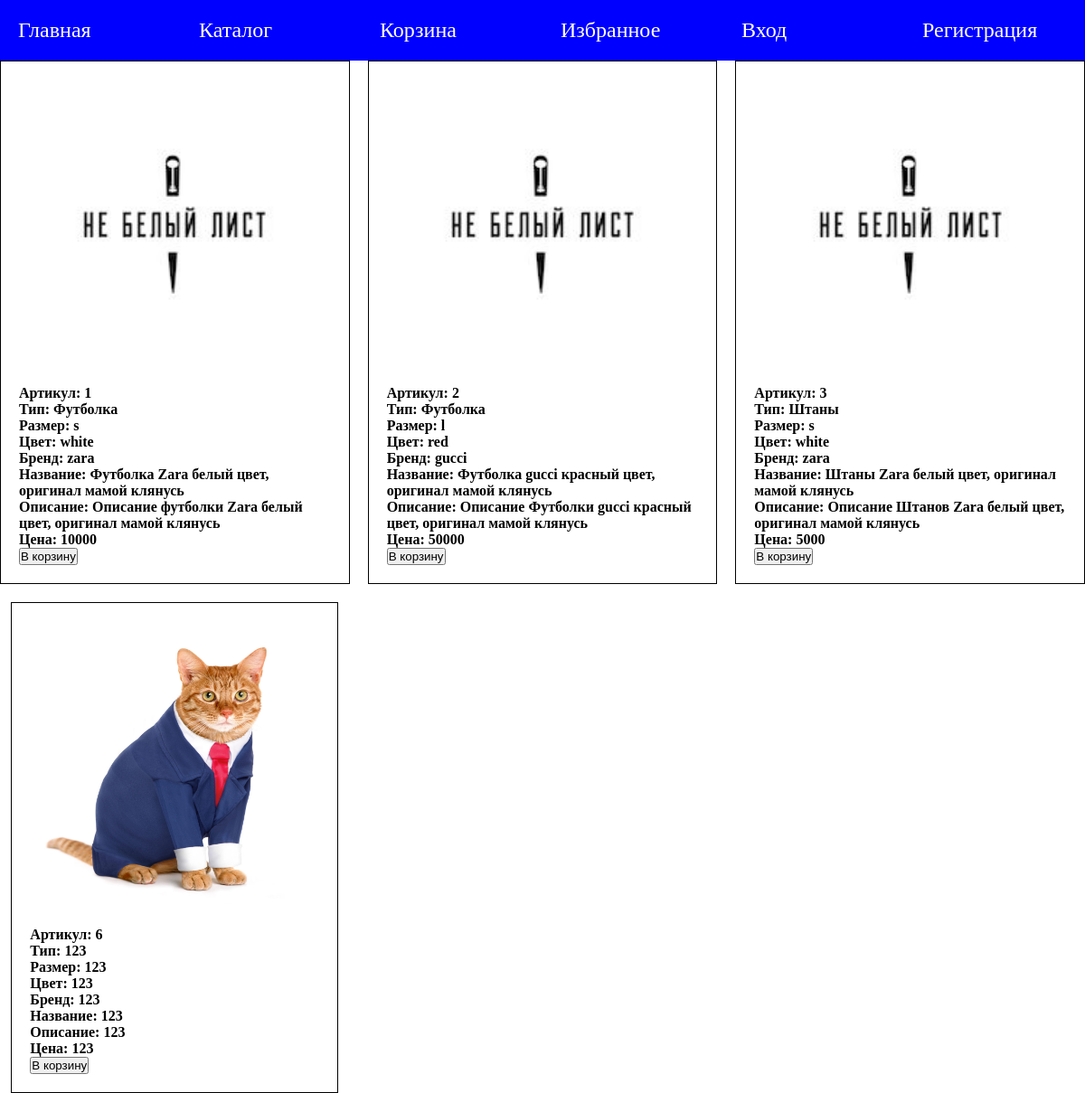
The page /store.php on the database its author committed.
### tables this page shows
CREATE TABLE `cloth` (
  `id` int NOT NULL,
  `type` varchar(100) NOT NULL,
  `size` varchar(100) NOT NULL,
  `color` varchar(100) NOT NULL,
  `brand` varchar(100) NOT NULL,
  `header` varchar(100) NOT NULL,
  `description` text NOT NULL,
  `cost` int NOT NULL,
  `imgSrc` varchar(60) NOT NULL DEFAULT 'static/default.jpg'
);

### api/cloth/clothService.php (called while the page is built, shortened)
<?php
require_once ('api/db.php');
class clothService
{
    protected $connection;
    function __construct($connection)
    {
        $this->connection = $connection;
    }
    public function getAll()
    {
        $query = "
        SELECT * FROM `cloth`
        ";
        $res = mysqli_query($this->connection, $query);
        $cloth = [];
        if ($res->num_rows > 0) {
            while ($row = mysqli_fetch_assoc($res)) {
                array_push($cloth, $row);
            }
        }
        return $cloth;
    }
}
$clothService = new clothService($connection);

### api/cloth/clothController.php (called while the page is built, shortened)
<?php
require_once ('clothService.php');
class clothController
{
    protected $clothService;
    function __construct($clothService)
    {
        $this->clothService = $clothService;
    }
    public function getAll()
    {
        $response = $this->clothService->getAll();
        return $response;
    }
}
$clothController = new clothController($clothService);

### store.php (the view, shortened to what this page needs)
<!DOCTYPE html>
<html lang="en">
<head>
    <link rel="stylesheet" href="./styles/index.css">
</head>
<body>
    <?php
    require_once ('./components/navbar.php');
    ?>
    <div class="cards">
        <?php
        include_once ('./api/cloth/clothController.php');
        $clothArray = $clothController->getAll();
        foreach ($clothArray as $index => $cloth) {
            $imgSrc = $cloth['imgSrc'];
            $articul = $cloth['id'];
            $type = $cloth['type'];
            $size = $cloth['size'];
            $color = $cloth['color'];
            $brand = $cloth['brand'];
            $header = $cloth['header'];
            $description = $cloth['description'];
            $cost = $cloth['cost'];
            echo "
                <div class='card'>
                    <img src='$imgSrc' alt=''> <br>
                    <h4> Артикул: $articul </h4>
                    <h4> Тип: $type </h4>
                    <h4> Размер: $size </h4>
                    <h4> Цвет: $color </h4>
                    <h4> Бренд: $brand </h4>
                    <h4> Название: $header </h4>
                    <h4> Описание: $description </h4>
                    <h4> Цена: $cost </h4>
                    <form action='' method='GET'>
                        <button name='addToBasket' value='$articul'> В корзину </button>
                    </form>
                </div>
            ";
        }
        ?>
    </div>
</body>
</html>

### components/navbar.php (shortened to what this page needs)
<nav id="navbar">
    <ul id="navbarLinks">
        <li> <a href="index.php"> Главная </a> </li>
        <li> <a href="store.php"> Каталог </a> </li>
        <li> <a href="basket.php"> Корзина </a> </li>
        <li> <a href="#"> Избранное </a> </li>
        <?php
        if ($_SESSION['isAuth'] === true) {
            $name = $_SESSION['name'];
            echo "
            <li> <a href='profile.php'> $name </a> </li>
            ";
            if ($_SESSION['role'] === 'admin'){
                echo "
                <li> <a href='orders.php'> Заказы </a> </li>
                ";
            }
        } else {
            echo "
            <li> <a href='login.php'> Вход </a> </li>
            <li> <a href='registration.php'> Регистрация </a> </li>
            ";
        }
        ?>
    </ul>
</nav>

### styles/index.css (style rules this page uses)
* { margin: 0; padding: 0; box-sizing: border-box; }
.cards { display: grid; grid-template-columns: 1fr 1fr 1fr; justify-content: center; align-items: center; gap: 20px; }
.cards .card { border: 1px solid black; padding: 20px; margin: auto; max-width: 400px; }
.cards .card img { display: block; margin: auto; width: 320px; height: 320px; }

### components/navbar.php (style rules this page uses)
nav#navbar { width: 100%; background-color: blue; }
ul#navbarLinks { display: flex; justify-content: center; list-style: none; }
ul#navbarLinks li { padding: 20px; max-width: 200px; width: 100%; color: white; font-size: 24px; }
ul#navbarLinks li a { color: white; text-decoration: none; }

### rows shown on the page
cloth: imgSrc (placeholder picture), id "1", type "Футболка", size "s", color "white", brand "zara", header "Футболка Zara белый цвет, оригинал мамой клянусь", description "Описание футболки Zara белый цвет, оригинал мамой клянусь", cost "10000"
cloth: imgSrc (placeholder picture), id "2", type "Футболка", size "l", color "red", brand "gucci", header "Футболка gucci красный цвет, оригинал мамой клянусь", description "Описание Футболки gucci красный цвет, оригинал мамой клянусь", cost "50000"
cloth: imgSrc (placeholder picture), id "3", type "Штаны", size "s", color "white", brand "zara", header "Штаны Zara белый цвет, оригинал мамой клянусь", description "Описание Штанов Zara белый цвет, оригинал мамой клянусь", cost "5000"
cloth: imgSrc (picture), id "6", type "123", size "123", color "123", brand "123", header "123", description "123", cost "123"
